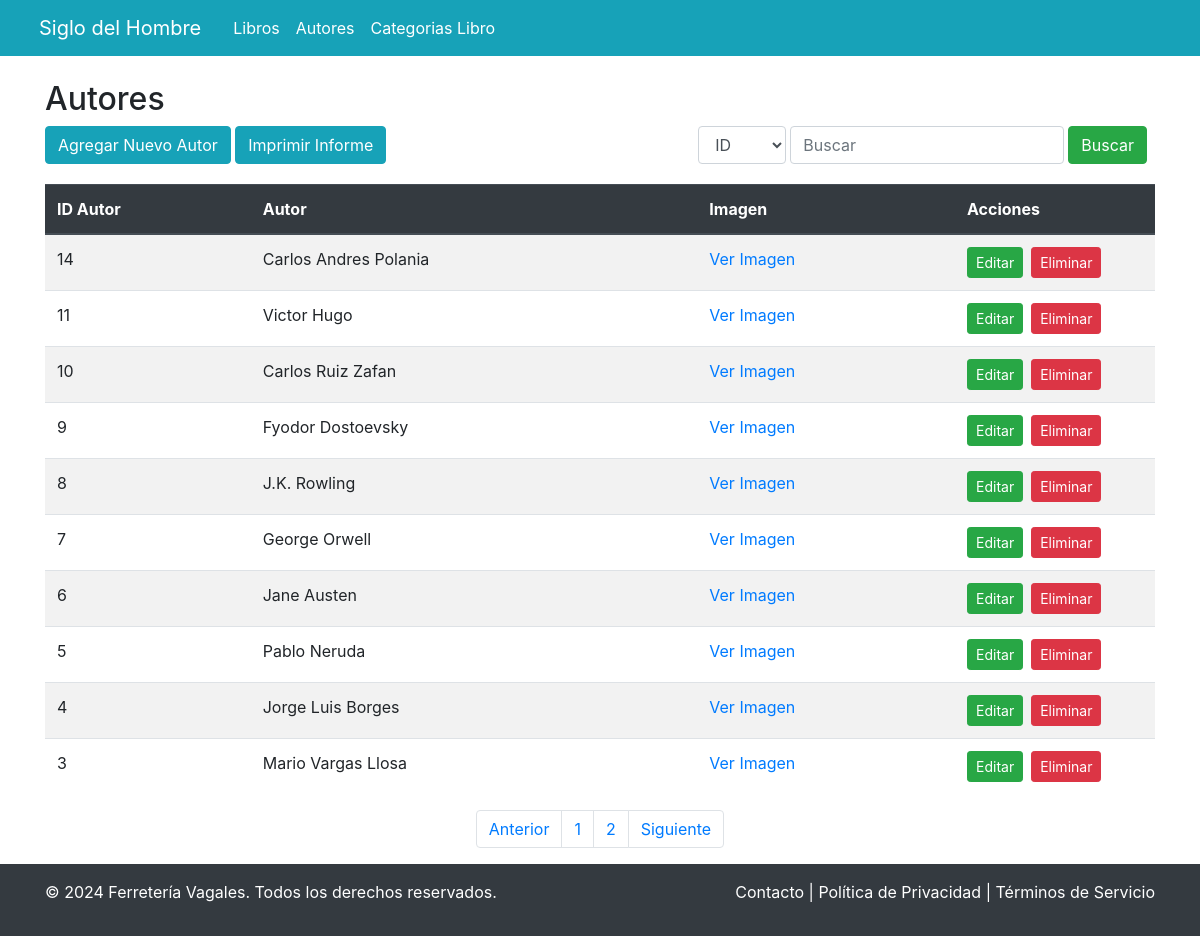
Page /libros/autor.php on the earlier database version.
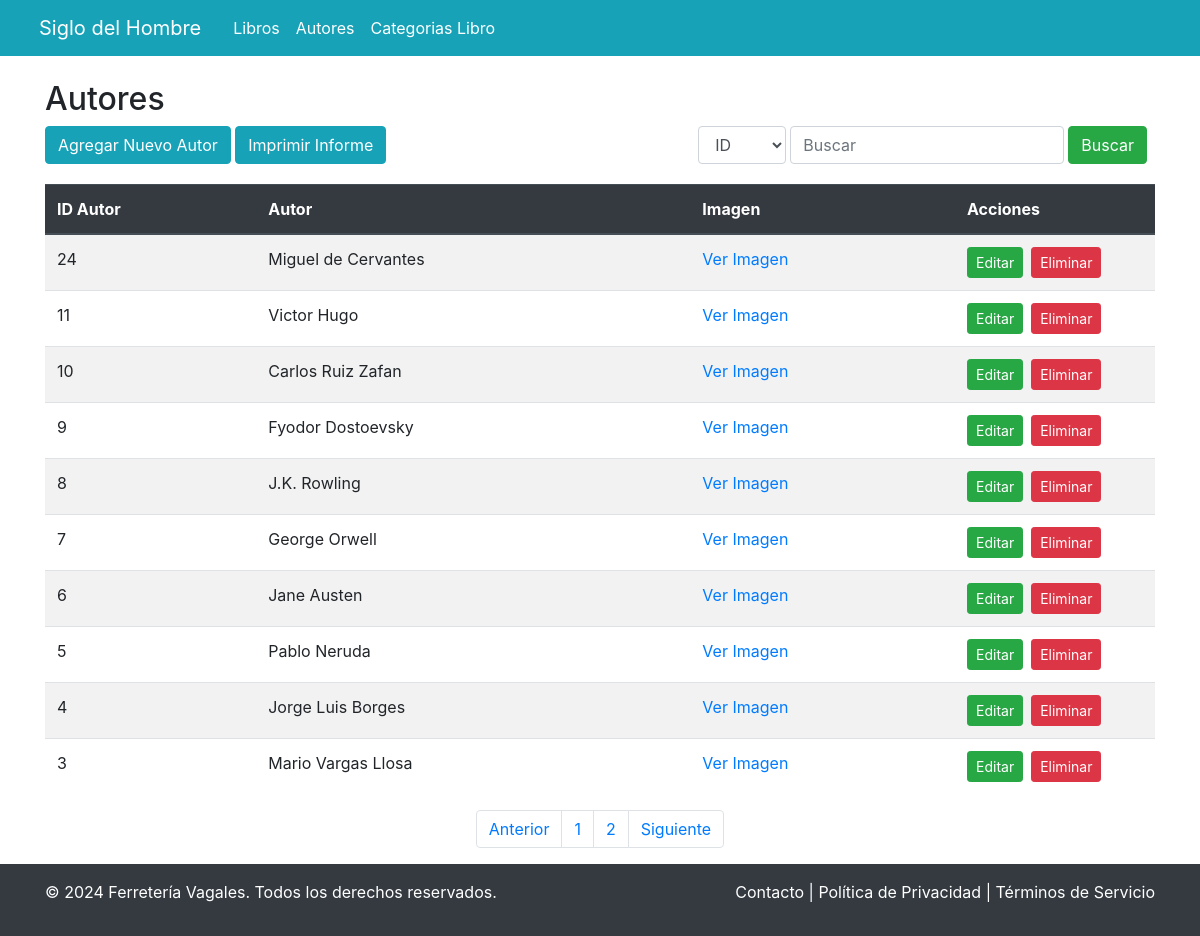
Same page on the later database version.
### tables this page shows
CREATE TABLE `autor` (
  `id_autor` int(11) NOT NULL,
  `nombre` varchar(255) NOT NULL,
  `imagen` varchar(100) NOT NULL
);

### libros/autor.php (the view, shortened to what the changed rows need)
<!DOCTYPE html>
<html lang="es">
<head>
    <link rel="stylesheet" href="https://cdn.jsdelivr.net/npm/bootstrap@4.6.2/dist/css/bootstrap.min.css">
</head>
<body>
    <div class="d-flex flex-column min-vh-100">
        <main class="flex-fill">
            <div class="container mt-4">
                <h2>Autores</h2>
                <div>
                    <?php
                    require '../conexion.php';
                    if (isset($_GET['page'])){
                        $page = (int) $_GET['page'];
                        $page = (int) ($page - 1) * 10;
                        $sql = "SELECT `id_autor`, `nombre`, `imagen`
                                FROM `autor`
                                ORDER BY id_autor
                                DESC
                                LIMIT 10 OFFSET $page";
                    }else{
                        $sql = "SELECT `id_autor`, `nombre`, `imagen`
                        FROM `autor`
                        ORDER BY id_autor
                        DESC
                        LIMIT 10";
                    }
                    $result = $mysqli->query($sql);
                    if (!$result) {
                        echo "<div class='alert alert-danger'>Error en la consulta: " . $mysqli->error . "</div>";
                    } else {
                        if ($result->num_rows > 0) {
                            echo '<table class="table table-striped">
                                    <thead class="thead-dark">
                                        <tr>
                                          <th scope="col">ID Autor</th>
                                          <th scope="col">Autor</th>
                                          <th scope="col" class="image-column">Imagen</th>
                                          <th scope="col" style="width: 200px">Acciones</th>
                                        </tr>
                                    </thead>
                                    <tbody>';
                            while ($row = $result->fetch_assoc()) {
                                echo '<tr>
                                        <td>' . htmlspecialchars($row["id_autor"]) . '</td>
                                        <td>' . htmlspecialchars($row["nombre"]) . '</td>
                                        <td class="image-column">
                                            <a href="' . htmlspecialchars($row["imagen"]) . '" target="_blank">
                                                Ver Imagen
                                            </a>
                                        </td>
                                        <td>
                                            <div class="d-flex justify-content-start">
                                                <a href="editar.autor.php?id=' . urlencode($row["id_autor"]) . '" class="btn btn-success btn-sm mr-2">Editar</a>
                                                <a href="eliminar.autor.php?id=' . urlencode($row["id_autor"]) . '" class="btn btn-danger btn-sm">Eliminar</a>
                                            </div>
                                        </td>
                                    </tr>';
                            }
                            echo '</tbody></table>';
                        } else {
                            echo "<div class='alert alert-info'>No hay registros de autores.</div>";
                        }
                    }
                    ?>
                </div>
            </div>
        </main>
        <nav aria-label="Page navigation example">
            <ul class="pagination justify-content-center">
                <?php
                    $query_total = "SELECT COUNT(id_autor) as autores FROM autor";
                    $result_total = $mysqli->query($query_total);
                    $total_results = $result_total->fetch_assoc();
                    $total_results = (int) $total_results["autores"];
                    $pages = ($total_results / 10);
                    $pages = ceil($pages);
                    for ($i = 1; $i <=$pages; $i++){
                        echo '<li class="page-item">
                                <a class="page-link" href="autor.php?page=' . urlencode($i) . '">' . htmlspecialchars($i). '</a>
                                </li>';
                    }
                    ?>
            </ul>
        </nav>
    </div>
</body>
</html>

Differences in the rows shown:
removed autor: id_autor "14", nombre "Carlos Andres Polania"
added autor: id_autor "24", nombre "Miguel de Cervantes"
